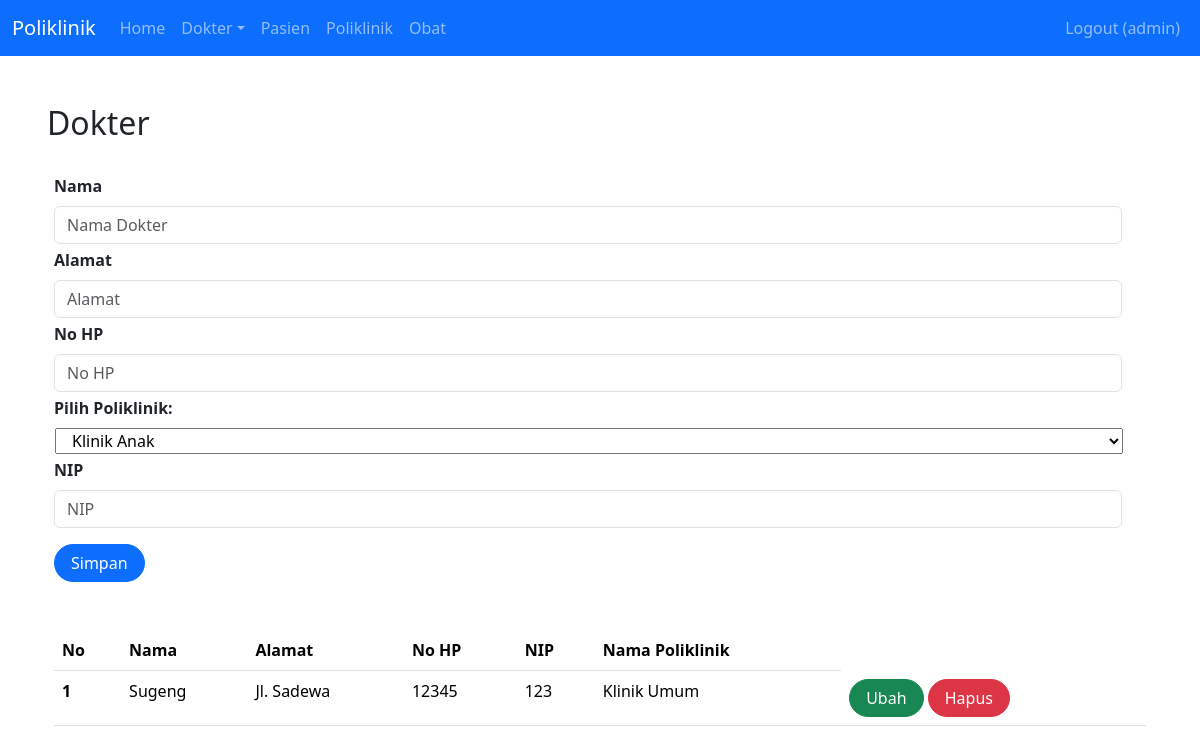
/index.php?page=dokter (signed in), run on an earlier commit of the app's database.
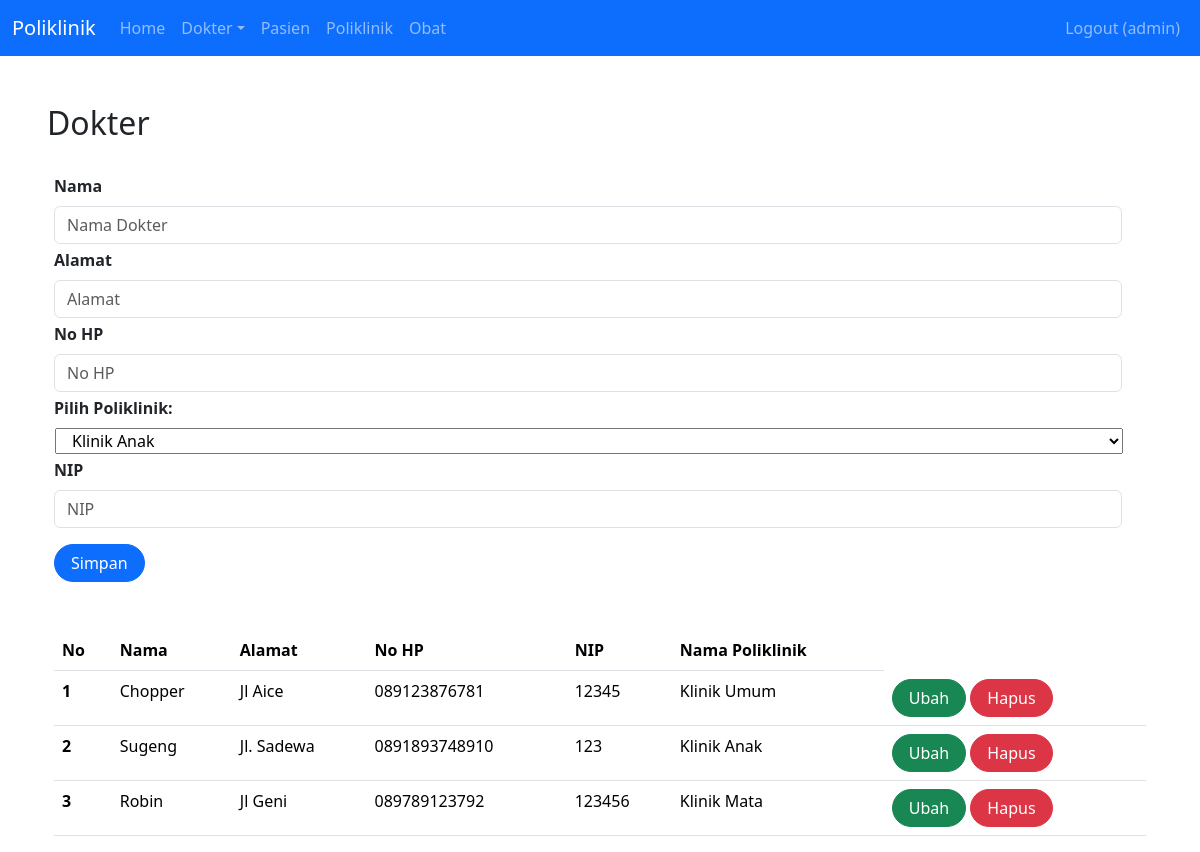
And on a later commit of the database.
### tables this page shows
CREATE TABLE `dokter` (
  `id` int(11) NOT NULL,
  `nama` varchar(255) NOT NULL,
  `alamat` varchar(255) NOT NULL,
  `no_hp` varchar(50) NOT NULL,
  `id_poli` int(11) NOT NULL,
  `nip` varchar(225) NOT NULL,
  `password` varchar(225) NOT NULL
);

CREATE TABLE `poli` (
  `id` int(11) NOT NULL,
  `nama_poli` varchar(25) NOT NULL,
  `keterangan` text NOT NULL
);

### dokter.php (the view, shortened to what this page needs)
<h2 class="row mt-5" style="margin-left: 5px">Dokter</h2>
<br>
<div class="container">
    <form class="form row" method="POST" action="" name="myForm" onsubmit="return(validate());">
        <?php
        $nama = '';
        $alamat = '';
        $no_hp = '';
        $nip = '';
        ?>
        <div class="row">
            <label for="inputNama" class="form-label fw-bold">
                Nama
            </label>
            <div>
                <input type="text" class="form-control" name="nama" id="inputNama" placeholder="Nama Dokter" value="<?php echo $nama ?>">
            </div>
        </div>
        <div class="row mt-1">
            <label for="inputAlamat" class="form-label fw-bold">
                Alamat
            </label>
            <div>
                <input type="text" class="form-control" name="alamat" id="inputAlamat" placeholder="Alamat" value="<?php echo $alamat ?>">
            </div>
        </div>
        <div class="row mt-1">
            <label for="inputHP" class="form-label fw-bold">
                No HP
            </label>
            <div>
                <input type="text" class="form-control" name="no_hp" id="inputHP" placeholder="No HP" value="<?php echo $no_hp ?>">
            </div>
        </div>
        <div class="row mt-1">
            <label for="id_poli" class="form-label fw-bold">Pilih Poliklinik:</label>
            <div class="row ml-1" style="margin-left: 1px;">
                <select name="id_poli" id="id_poli">
                    <?php
                    $poli = mysqli_query($mysqli, "SELECT * FROM poli");
                    while ($rows = mysqli_fetch_assoc($poli)) {
                         echo "<option value='{$rows['id']}' >{$rows['nama_poli']}</option>";
                    }
                    ?>
                </select>
            </div>
        </div>
        <div class="row mt-1">
            <label for="inputNIP" class="form-label fw-bold">
                NIP
            </label>
            <div>
                <input type="text" class="form-control" name="nip" id="inputNIP" placeholder="NIP" value="<?php echo $nip ?>">
            </div>
        </div>
        <div class="row mt-3">
            <div class=col>
                <button type="submit" class="btn btn-primary rounded-pill px-3 mt-auto" name="simpan">Simpan</button>
            </div>
        </div>
    </form>
    <br>
    <br>
    <table class="table table-hover">
        <thead>
            <tr>
                <th scope="col">No</th>
                <th scope="col">Nama</th>
                <th scope="col">Alamat</th>
                <th scope="col">No HP</th>
                <th scope="col">NIP</th>
                <th scope="col">Nama Poliklinik</th>
            </tr>
        </thead>
        <tbody>
            <?php
            $result = mysqli_query($mysqli, "SELECT dokter.*, poli.nama_poli AS nama_poli FROM poli INNER JOIN dokter WHERE id_poli = poli.id");
            $no = 1;
            while ($data = mysqli_fetch_array($result)) {
            ?>
                <tr>
                    <th scope="row"><?php echo $no++ ?></th>
                    <td><?php echo $data['nama'] ?></td>
                    <td><?php echo $data['alamat'] ?></td>
                    <td><?php echo $data['no_hp'] ?></td>
                    <td><?php echo $data['nip'] ?></td>
                    <td><?php echo $data['nama_poli'] ?></td>
                    <td>
                        <a class="btn btn-success rounded-pill px-3" href="index.php?page=dokter&id=<?php echo $data['id'] ?>">Ubah</a>
                        <a class="btn btn-danger rounded-pill px-3" href="index.php?page=dokter&id=<?php echo $data['id'] ?>&aksi=hapus">Hapus</a>
                    </td>
                </tr>
            <?php
            }
            ?>
        </tbody>
    </table>
</div>

What changed in the data, as far as the page shows it:
added dokter: nama "Chopper", alamat "Jl Aice", no_hp "089123876781", nip "12345", id_poli.nama_poli "Klinik Umum"
changed dokter "Sugeng": no_hp "12345" → "0891893748910"; id_poli.nama_poli "Klinik Umum" → "Klinik Anak"
added dokter: nama "Robin", alamat "Jl Geni", no_hp "089789123792", nip "123456", id_poli.nama_poli "Klinik Mata"
